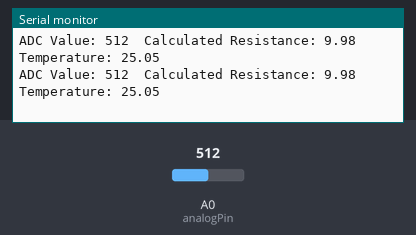
A sketch run on a simulated Arduino Uno, built with avr-gcc and run on an emulated ATmega328P. Shown: the last lines printed to the serial monitor. The inputs (shaded band) are chosen by the test bench; at power-on: A0 (analogPin) = 512.

Above: at 4.4 s.
4.5 s: A0 (analogPin) set to 122
At 4.9 s:
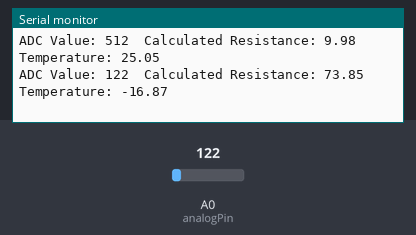
7.5 s: A0 (analogPin) set to 137
At 7.9 s:
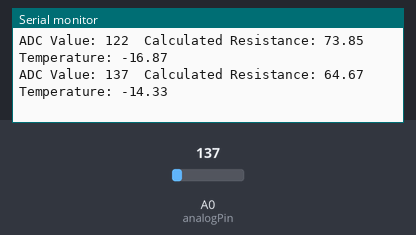
Timing chart, 0 to 10.5 s (numbered marks = the images above; inputs shaded):
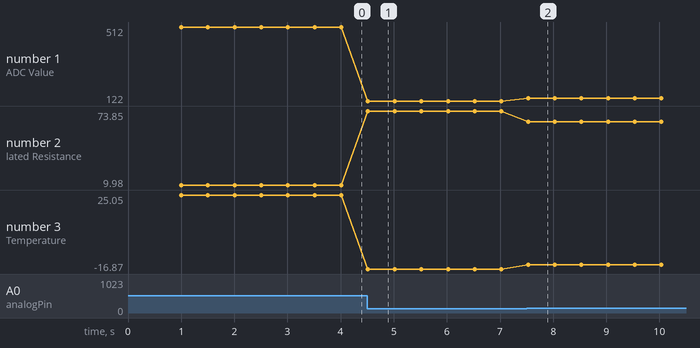

The sketch:

B3950_Raw.ino
```cpp
// B3950 NTC 10K Thermistor from Adafruit
// Partha Pratim Ray
// September 8, 2023


// 5V--->B3950Thermistor--->10KResistor|--->GND
//                                     |
//                                    A0


const int numDataPoints = 241;  // Number of data points

float temperatureValues[numDataPoints] = {
    -40, -39, -38, -37, -36, -35, -34, -33, -32, -31,
    -30, -29, -28, -27, -26, -25, -24, -23, -22, -21,
    -20, -19, -18, -17, -16, -15, -14, -13, -12, -11,
    -10, -9,  -8,  -7,  -6,  -5,  -4,  -3,  -2,  -1,
    0,    1,   2,   3,   4,   5,   6,   7,   8,   9,
    10,  11,  12,  13,  14,  15,  16,  17,  18,  19,
    20,  21,  22,  23,  24,  25,  26,  27,  28,  29,
    30,  31,  32,  33,  34,  35,  36,  37,  38,  39,
    40,  41,  42,  43,  44,  45,  46,  47,  48,  49,
    50,  51,  52,  53,  54,  55,  56,  57,  58,  59,
    60,  61,  62,  63,  64,  65,  66,  67,  68,  69,
    70,  71,  72,  73,  74,  75,  76,  77,  78,  79,
    80,  81,  82,  83,  84,  85,  86,  87,  88,  89,
    90,  91,  92,  93,  94,  95,  96,  97,  98,  99,
    100, 101, 102, 103, 104, 105, 106, 107, 108, 109,
    110, 111, 112, 113, 114, 115, 116, 117, 118, 119,
    120, 121, 122, 123, 124, 125, 126, 127, 128, 129,
    130, 131, 132, 133, 134, 135, 136, 137, 138, 139,
    140, 141, 142, 143, 144, 145, 146, 147, 148, 149,
    150, 151, 152, 153, 154, 155, 156, 157, 158, 159,
    160, 161, 162, 163, 164, 165, 166, 167, 168, 169,
    170, 171, 172, 173, 174, 175, 176, 177, 178, 179,
    180, 181, 182, 183, 184, 185, 186, 187, 188, 189,
    190, 191, 192, 193, 194, 195, 196, 197, 198, 199, 200
};

float resistanceValues[numDataPoints] = {
    277.2, 263.6, 250.1, 236.8, 224.0, 211.5, 199.6, 188.1, 177.3, 167.0,
    157.2, 148.1, 139.4, 131.3, 123.7, 116.6, 110.0, 103.7, 97.9,  92.50,
    87.43, 82.79, 78.44, 74.36, 70.53, 66.92, 63.54, 60.34, 57.33, 54.50,
    51.82, 49.28, 46.89, 44.62, 42.48, 40.45, 38.53, 36.70, 34.97, 33.33,
    31.77, 30.25, 28.82, 27.45, 26.16, 24.94, 23.77, 22.67, 21.62, 20.63,
    19.68, 18.78, 17.93, 17.12, 16.35, 15.62, 14.93, 14.26, 13.63, 13.04,
    12.47, 11.92, 11.41, 10.91, 10.45, 10.00, 9.575, 9.170, 8.784, 8.416,
    8.064, 7.730, 7.410, 7.106, 6.815, 6.538, 6.273, 6.020, 5.778, 5.548,
    5.327, 5.117, 4.915, 4.723, 4.539, 4.363, 4.195, 4.034, 3.880, 3.733,
    3.592, 3.457, 3.328, 3.204, 3.086, 2.972, 2.863, 2.759, 2.659, 2.564,
    2.472, 2.384, 2.299, 2.218, 2.141, 2.066, 1.994, 1.926, 1.860, 1.796,
    1.735, 1.677, 1.621, 1.567, 1.515, 1.465, 1.417, 1.371, 1.326, 1.284,
    1.243, 1.203, 1.165, 1.128, 1.093, 1.059, 1.027, 0.9955, 0.9654, 0.9363,
    0.9083, 0.8812, 0.8550, 0.8297, 0.8052, 0.7816, 0.7587, 0.7366, 0.7152, 0.6945,
    0.6744, 0.6558, 0.6376, 0.6199, 0.6026, 0.5858, 0.5694, 0.5535, 0.5380, 0.5229,
    0.5083, 0.4941, 0.4803, 0.4669, 0.4539, 0.4412, 0.4290, 0.4171, 0.4055, 0.3944,
    0.3835, 0.3730, 0.3628, 0.3530, 0.3434, 0.3341, 0.3253, 0.3167, 0.3083, 0.3002,
    0.2924, 0.2848, 0.2774, 0.2702, 0.2633, 0.2565, 0.2500, 0.2437, 0.2375, 0.2316,
    0.2258, 0.2202, 0.2148, 0.2095, 0.2044, 0.1994, 0.1946, 0.1900, 0.1855, 0.1811,
    0.1769, 0.1728, 0.1688, 0.1650, 0.1612, 0.1576, 0.1541, 0.1507, 0.1474, 0.1441,
    0.1410, 0.1379, 0.1350, 0.1321, 0.1293, 0.1265, 0.1239, 0.1213, 0.1187, 0.1163,
    0.1139, 0.1115, 0.1092, 0.1070, 0.1048, 0.1027, 0.1006, 0.0986, 0.0966, 0.0947,
    0.0928, 0.0909, 0.0891, 0.0873, 0.0856, 0.0839, 0.0822, 0.0806, 0.0790, 0.0774,
    0.0759, 0.0743, 0.0729, 0.0714, 0.0700, 0.0686, 0.0672, 0.0658, 0.0645, 0.0631, 0.0619
};

const int B3950Thermistor = A0;  //Analog 0 pin
const float SeriesResistor = 10000.0;  // resistance of series resistor in ohms
const float Vcc = 5.0;  // supply voltage


const int analogPin = A0;
const float referenceResistance = 10000.0; // 10K resistor

void setup() {
  Serial.begin(9600);
  delay(1000);
}

void loop() {
  int adcValue = analogRead(analogPin);
  float resistance = readThermistorResistance(adcValue);

//  Print ADC and resistance for debugging
  Serial.print("ADC Value: ");
  Serial.print(adcValue);
  Serial.print("\tCalculated Resistance: ");
  Serial.print(resistance);

  float temperature = interpolateTemperature(resistance);
  Serial.print("\tTemperature: ");
  Serial.println(temperature);
  delay(500);
}


 float readThermistorResistance(int adcValue)
 {

  float voltage = adcValue * (5.0 / 1023.0);
  float thermistorResistance = referenceResistance * (5.0 / voltage - 1.0);
  return thermistorResistance/1000;   //Convert the resistor into kOhms

  }


float interpolateTemperature(float resistance)
{
  // If resistance is outside the range, return either minimum or maximum temperature
  if (resistance >= resistanceValues[0]) return temperatureValues[0];
  if (resistance <= resistanceValues[numDataPoints - 1]) return temperatureValues[numDataPoints - 1];

  // Find the two data points for interpolation
  for (int i = 0; i < numDataPoints - 1; i++) {
    if (resistance <= resistanceValues[i] && resistance >= resistanceValues[i + 1]) {
      // Linear interpolation formula:
      // y = y0 + (x - x0) * (y1 - y0) / (x1 - x0)
      return temperatureValues[i] + (resistance - resistanceValues[i]) * (temperatureValues[i + 1] - temperatureValues[i]) / (resistanceValues[i + 1] - resistanceValues[i]);
    }
  }
  return 0.0; // Should not reach here
 }
```

B3950Thermistor.cpp
```cpp
#include "B3950Thermistor.h"

const float B3950Thermistor::temperatureValues[B3950Thermistor::numDataPoints] =
  {
    -40, -39, -38, -37, -36, -35, -34, -33, -32, -31,
    -30, -29, -28, -27, -26, -25, -24, -23, -22, -21,
    -20, -19, -18, -17, -16, -15, -14, -13, -12, -11,
    -10, -9,  -8,  -7,  -6,  -5,  -4,  -3,  -2,  -1,
    0,    1,   2,   3,   4,   5,   6,   7,   8,   9,
    10,  11,  12,  13,  14,  15,  16,  17,  18,  19,
    20,  21,  22,  23,  24,  25,  26,  27,  28,  29,
    30,  31,  32,  33,  34,  35,  36,  37,  38,  39,
    40,  41,  42,  43,  44,  45,  46,  47,  48,  49,
    50,  51,  52,  53,  54,  55,  56,  57,  58,  59,
    60,  61,  62,  63,  64,  65,  66,  67,  68,  69,
    70,  71,  72,  73,  74,  75,  76,  77,  78,  79,
    80,  81,  82,  83,  84,  85,  86,  87,  88,  89,
    90,  91,  92,  93,  94,  95,  96,  97,  98,  99,
    100, 101, 102, 103, 104, 105, 106, 107, 108, 109,
    110, 111, 112, 113, 114, 115, 116, 117, 118, 119,
    120, 121, 122, 123, 124, 125, 126, 127, 128, 129,
    130, 131, 132, 133, 134, 135, 136, 137, 138, 139,
    140, 141, 142, 143, 144, 145, 146, 147, 148, 149,
    150, 151, 152, 153, 154, 155, 156, 157, 158, 159,
    160, 161, 162, 163, 164, 165, 166, 167, 168, 169,
    170, 171, 172, 173, 174, 175, 176, 177, 178, 179,
    180, 181, 182, 183, 184, 185, 186, 187, 188, 189,
    190, 191, 192, 193, 194, 195, 196, 197, 198, 199, 200

    };

const float B3950Thermistor::resistanceValues[B3950Thermistor::numDataPoints] =
{
    277.2, 263.6, 250.1, 236.8, 224.0, 211.5, 199.6, 188.1, 177.3, 167.0,
    157.2, 148.1, 139.4, 131.3, 123.7, 116.6, 110.0, 103.7, 97.9,  92.50,
    87.43, 82.79, 78.44, 74.36, 70.53, 66.92, 63.54, 60.34, 57.33, 54.50,
    51.82, 49.28, 46.89, 44.62, 42.48, 40.45, 38.53, 36.70, 34.97, 33.33,
    31.77, 30.25, 28.82, 27.45, 26.16, 24.94, 23.77, 22.67, 21.62, 20.63,
    19.68, 18.78, 17.93, 17.12, 16.35, 15.62, 14.93, 14.26, 13.63, 13.04,
    12.47, 11.92, 11.41, 10.91, 10.45, 10.00, 9.575, 9.170, 8.784, 8.416,
    8.064, 7.730, 7.410, 7.106, 6.815, 6.538, 6.273, 6.020, 5.778, 5.548,
    5.327, 5.117, 4.915, 4.723, 4.539, 4.363, 4.195, 4.034, 3.880, 3.733,
    3.592, 3.457, 3.328, 3.204, 3.086, 2.972, 2.863, 2.759, 2.659, 2.564,
    2.472, 2.384, 2.299, 2.218, 2.141, 2.066, 1.994, 1.926, 1.860, 1.796,
    1.735, 1.677, 1.621, 1.567, 1.515, 1.465, 1.417, 1.371, 1.326, 1.284,
    1.243, 1.203, 1.165, 1.128, 1.093, 1.059, 1.027, 0.9955, 0.9654, 0.9363,
    0.9083, 0.8812, 0.8550, 0.8297, 0.8052, 0.7816, 0.7587, 0.7366, 0.7152, 0.6945,
    0.6744, 0.6558, 0.6376, 0.6199, 0.6026, 0.5858, 0.5694, 0.5535, 0.5380, 0.5229,
    0.5083, 0.4941, 0.4803, 0.4669, 0.4539, 0.4412, 0.4290, 0.4171, 0.4055, 0.3944,
    0.3835, 0.3730, 0.3628, 0.3530, 0.3434, 0.3341, 0.3253, 0.3167, 0.3083, 0.3002,
    0.2924, 0.2848, 0.2774, 0.2702, 0.2633, 0.2565, 0.2500, 0.2437, 0.2375, 0.2316,
    0.2258, 0.2202, 0.2148, 0.2095, 0.2044, 0.1994, 0.1946, 0.1900, 0.1855, 0.1811,
    0.1769, 0.1728, 0.1688, 0.1650, 0.1612, 0.1576, 0.1541, 0.1507, 0.1474, 0.1441,
    0.1410, 0.1379, 0.1350, 0.1321, 0.1293, 0.1265, 0.1239, 0.1213, 0.1187, 0.1163,
    0.1139, 0.1115, 0.1092, 0.1070, 0.1048, 0.1027, 0.1006, 0.0986, 0.0966, 0.0947,
    0.0928, 0.0909, 0.0891, 0.0873, 0.0856, 0.0839, 0.0822, 0.0806, 0.0790, 0.0774,
    0.0759, 0.0743, 0.0729, 0.0714, 0.0700, 0.0686, 0.0672, 0.0658, 0.0645, 0.0631, 0.0619

};

B3950Thermistor::B3950Thermistor(int pin, float seriesResistor, float vcc) : _pin(pin), _seriesResistor(seriesResistor), _vcc(vcc) {}

float B3950Thermistor::readResistanceKOhms() {
    int adcValue = analogRead(_pin);
    return readThermistorResistance(adcValue);
}

float B3950Thermistor::readTemperatureCelsius() {
    float resistance = readResistanceKOhms();
    return interpolateTemperature(resistance);
}

float B3950Thermistor::readTemperatureFahrenheit() {
    float temperatureCelsius = readTemperatureCelsius();
    return temperatureCelsius * 9.0/5.0 + 32.0;  // Convert Celsius to Fahrenheit
}

float B3950Thermistor::readThermistorResistance(int adcValue) {
    float voltage = adcValue * (_vcc / 1023.0);
    float thermistorResistance = _seriesResistor * (_vcc / voltage - 1.0);
    return thermistorResistance / 1000;   // Convert the resistor into kOhms
}

float B3950Thermistor::interpolateTemperature(float resistance) {
    // If resistance is outside the range, return either minimum or maximum temperature
    if (resistance >= resistanceValues[0]) return temperatureValues[0];
    if (resistance <= resistanceValues[numDataPoints - 1]) return temperatureValues[numDataPoints - 1];

    // Find the two data points for interpolation
    for (int i = 0; i < numDataPoints - 1; i++) {
        if (resistance <= resistanceValues[i] && resistance >= resistanceValues[i + 1]) {
            // Linear interpolation formula:
            // y = y0 + (x - x0) * (y1 - y0) / (x1 - x0)
            return temperatureValues[i] + (resistance - resistanceValues[i]) * (temperatureValues[i + 1] - temperatureValues[i]) / (resistanceValues[i + 1] - resistanceValues[i]);
        }
    }
    return 0.0; // Should not reach here
}
```

B3950Thermistor.h
```cpp
#ifndef B3950Thermistor_h
#define B3950Thermistor_h

#include "Arduino.h"

class B3950Thermistor {
public:
    B3950Thermistor(int pin, float seriesResistor, float vcc);

    float readResistanceKOhms();
    float readTemperatureCelsius();
    float readTemperatureFahrenheit();

private:
    int _pin;
    float _seriesResistor;
    float _vcc;

    float readThermistorResistance(int adcValue);
    float interpolateTemperature(float resistance);

    static const int numDataPoints = 241;
    static const float temperatureValues[numDataPoints];
    static const float resistanceValues[numDataPoints];
};

#endif
```

Measured:
- after the input at 4.5 s, the serial monitor: prints a new line at once (image 1)
- after the input at 7.5 s, the serial monitor: prints a new line at once (image 2)
- plotted number 1: 512 → 122 after the input at 4.5 s, 122 → 137 after the input at 7.5 s
- plotted number 2: 9.98 → 73.85 after the input at 4.5 s, 73.85 → 64.67 after the input at 7.5 s
- plotted number 3: 25.05 → -16.87 after the input at 4.5 s, -16.87 → -14.33 after the input at 7.5 s
